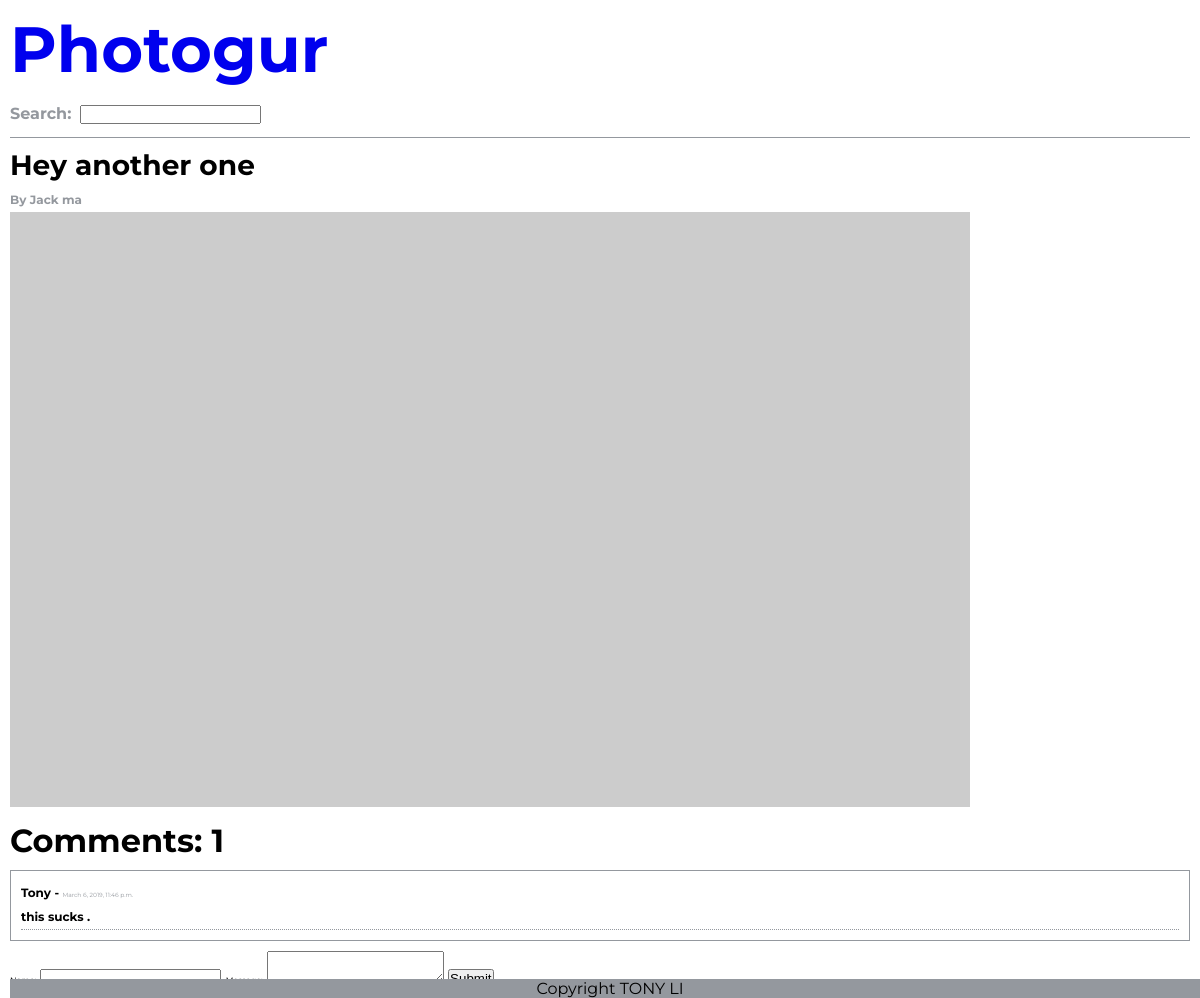
/pictures/7, run on the app's committed database.
### photogur/models.py (models this page shows, shortened)
class Picture(models.Model):
    title = models.CharField(max_length=255)
    artist = models.CharField(max_length=255)
    url = models.CharField(max_length=255)

class Comment(models.Model):
    name = models.CharField(max_length=255)
    created_at = models.DateTimeField(auto_now_add=True)
    message = models.TextField()
    picture = models.ForeignKey(Picture, on_delete=models.CASCADE, related_name='comments')

### photogur/views.py (the view)
# urls.py: path('pictures/<int:id>', picture_show, name='picture_details'),
def picture_show(request, id):
    picture = Picture.objects.get(pk=id)
    comments = picture.comments.all()
    context = {
        'picture': picture,
        'comments': comments
    }
    response = render(request, 'picture.html', context)
    return HttpResponse(response)

### photogur/templates/picture.html (shortened to what this page needs)
{% extends 'base.html' %}
{% block content %}
  <div class="title">
    <h2> {{picture.title}} </h2>
    <h3> By {{picture.artist}} </h3>
  </div>
  <div class="individual-image">
    <li>
      <img src="{{picture.url}}" alt="">
    </li>
  </div>
    <h1 class="comment-count">Comments: {{ picture.comments.count }}</h1>
    <div class="comment-section">
      <ul>
        {% for comment in comments%}
          <li>
            <h3>{{ comment.name }} - <span>{{ comment.created_at }}</span></h3>
            <h4>{{ comment.message }}.</h4>
          </li>
        {% endfor %}
      </ul>
    </div>
    <form action="{% url 'create_comment' %} "class="comment-section" action="" method="post">
      <label for="comment_name">
        <span>Name:</span>
      </label>
      <label for="comment_message">
        <span>Message:</span>
        <textarea id="comment-message" name="comment_message"></textarea>
      </label>
      <button type="submit" name="button">Submit</button>
    </form>
{% endblock %}

### photogur/static/css/main.css (style rules this page uses)
* { box-sizing: border-box; list-style: none; margin: 0; padding: 0; }
html { height: 100%; }
body { padding: 10px; font-family: 'Montserrat', sans-serif; position: relative; height: 100%; }
form { padding-bottom: 10px; }
li { list-style: none; display: inline-block; }
.title h3 { padding-bottom: 5px; color: #94989e; font-size: 0.75em; }
.title h2 { font-size: 1.75em; padding-bottom: 10px; font-weight: 700; }
span { font-size: 0.5em; }
.comment-count { margin-top: 10px; }
.comment-section li { display: block; line-height: 2; border-bottom: 1px dotted #94989e; }
.comment-section ul { border: solid #94989e; padding: 10px; border-width: 1px; margin: 10px 0; }
.comment-section li h3 { font-size: 0.75em; font-weight: 700; }
.comment-section li h3 span { font-size: 0.5em; color: #94989e; font-weight: 400; }
.comment-section li h4 { font-size: 0.75em; }
.individual-image img { width: 100%; height: auto; }

### data on the page
Picture: title "Hey another one", artist "Jack ma", comments.count "1"
Comment: name "Tony", created_at "March 6, 2019, 11:46 p.m.", message "this sucks"
